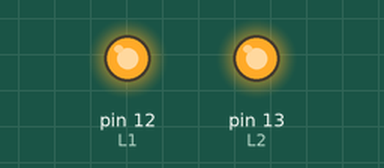
Bench run of a sketch on a simulated Arduino Uno, built with avr-gcc and run on an emulated ATmega328P. Parts: output pins drawn as LEDs (lit = HIGH).

Above: at 2.5 s.
At 7.5 s:
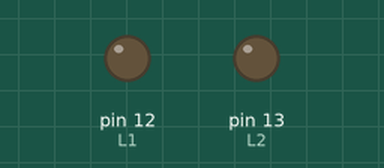
Timing chart, 0 to 13.0 s (numbered marks = the images above):
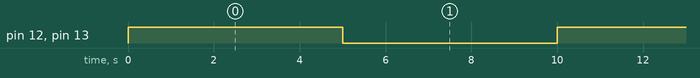

The sketch:

CKM0004_test.ino
```cpp
#define L1 12
#define L2 13
void setup() {
  pinMode(L1,OUTPUT);  // initialize digital pin L1 as an output.
  pinMode(L2,OUTPUT);  // initialize digital pin L2 as an output.
}

void loop() {
  digitalWrite(L1,HIGH);  // turn the LED on
  digitalWrite(L2,HIGH);  // turn the LED on
  delay(5000);            // wait for a second
  digitalWrite(L1,LOW);   // turn the LED off
  digitalWrite(L2,LOW);   // turn the LED off
  delay(5000);            // wait for a second
}
```

Measured:
- by itself, pin 12 (L1), pin 13 (L2): alternates HIGH for 5.0 s and LOW for 5.0 s
